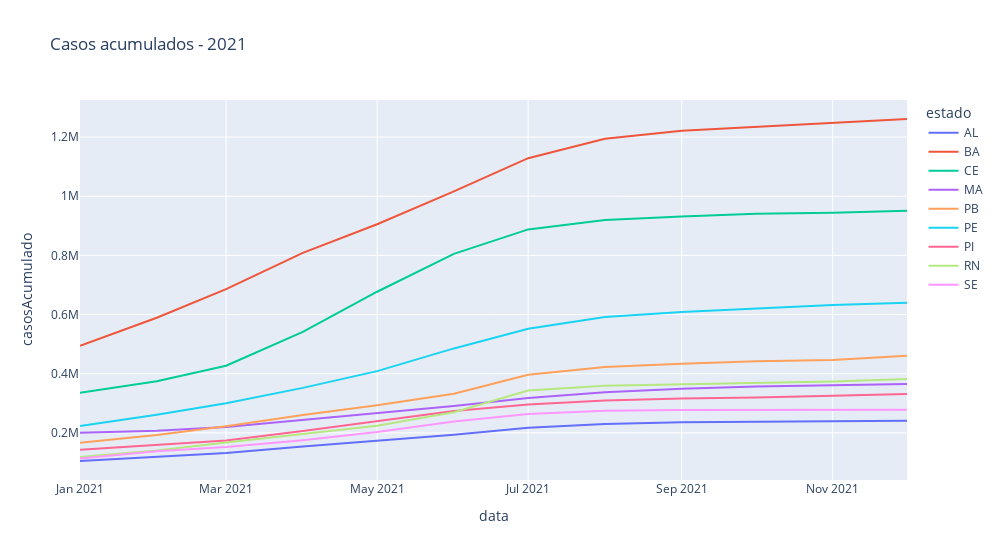

The notebook cell saved with this chart:
### Markdown cell above
#### Gráfico representando o número de casos acumulados no primeiro dia de cada mês do ano de 2021, de acordo com cada estado

### Code cell
grafico_casos_acumulados = xp.line(
    b2021_meses, 
    x='data', 
    y='casosAcumulado', 
    width=1000,
    color='estado',
    title='Casos acumulados - 2021')

grafico_casos_acumulados.show()

### Figure 1 — Plotly figure (JSON) as saved in the notebook; plotly's stock layout.template omitted (floating-point values rounded to 4 significant figures)
{"data": [{"hovertemplate": "estado=AL<br>data=%{x}<br>casosAcumulado=%{y}<extra></extra>", "legendgroup": "AL", "line": {"color": "#636efa", "dash": "solid"}, "marker": {"symbol": "circle"}, "mode": "lines", "name": "AL", "orientation": "v", "showlegend": true, "type": "scatter", "x": ["2021-01-01", "2021-02-01", "2021-03-01", "2021-04-01", "2021-05-01", "2021-06-01", "2021-07-01", "2021-08-01", "2021-09-01", "2021-10-01", "2021-11-01", "2021-12-01"], "xaxis": "x", "y": [105091, 118220, 132245, 154199, 174476, 193581, 217230, 230069, 235900, 238249, 240306, 241513], "yaxis": "y"}, {"hovertemplate": "estado=BA<br>data=%{x}<br>casosAcumulado=%{y}<extra></extra>", "legendgroup": "BA", "line": {"color": "#EF553B", "dash": "solid"}, "marker": {"symbol": "circle"}, "mode": "lines", "name": "BA", "orientation": "v", "showlegend": true, "type": "scatter", "x": ["2021-01-01", "2021-02-01", "2021-03-01", "2021-04-01", "2021-05-01", "2021-06-01", "2021-07-01", "2021-08-01", "2021-09-01", "2021-10-01", "2021-11-01", "2021-12-01"], "xaxis": "x", "y": [494684, 589234, 686057, 808461, 905113, 1016480, 1128432, 1194316, 1221597, 1234370, 1246439, 1260931], "yaxis": "y"}, {"hovertemplate": "estado=CE<br>data=%{x}<br>casosAcumulado=%{y}<extra></extra>", "legendgroup": "CE", "line": {"color": "#00cc96", "dash": "solid"}, "marker": {"symbol": "circle"}, "mode": "lines", "name": "CE", "orientation": "v", "showlegend": true, "type": "scatter", "x": ["2021-01-01", "2021-02-01", "2021-03-01", "2021-04-01", "2021-05-01", "2021-06-01", "2021-07-01", "2021-08-01", "2021-09-01", "2021-10-01", "2021-11-01", "2021-12-01"], "xaxis": "x", "y": [335992, 374856, 427148, 541227, 677152, 805134, 887774, 919462, 931803, 940756, 943675, 951141], "yaxis": "y"}, {"hovertemplate": "estado=MA<br>data=%{x}<br>casosAcumulado=%{y}<extra></extra>", "legendgroup": "MA", "line": {"color": "#ab63fa", "dash": "solid"}, "marker": {"symbol": "circle"}, "mode": "lines", "name": "MA", "orientation": "v", "showlegend": true, "type": "scatter", "x": ["2021-01-01", "2021-02-01", "2021-03-01", "2021-04-01", "2021-05-01", "2021-06-01", "2021-07-01", "2021-08-01", "2021-09-01", "2021-10-01", "2021-11-01", "2021-12-01"], "xaxis": "x", "y": [200959, 207649, 219632, 243720, 267548, 291373, 318394, 337153, 349537, 356562, 361099, 365338], "yaxis": "y"}, {"hovertemplate": "estado=PB<br>data=%{x}<br>casosAcumulado=%{y}<extra></extra>", "legendgroup": "PB", "line": {"color": "#FFA15A", "dash": "solid"}, "marker": {"symbol": "circle"}, "mode": "lines", "name": "PB", "orientation": "v", "showlegend": true, "type": "scatter", "x": ["2021-01-01", "2021-02-01", "2021-03-01", "2021-04-01", "2021-05-01", "2021-06-01", "2021-07-01", "2021-08-01", "2021-09-01", "2021-10-01", "2021-11-01", "2021-12-01"], "xaxis": "x", "y": [167062, 192598, 222259, 260484, 293717, 332716, 396904, 422543, 433729, 441837, 446066, 460909], "yaxis": "y"}, {"hovertemplate": "estado=PE<br>data=%{x}<br>casosAcumulado=%{y}<extra></extra>", "legendgroup": "PE", "line": {"color": "#19d3f3", "dash": "solid"}, "marker": {"symbol": "circle"}, "mode": "lines", "name": "PE", "orientation": "v", "showlegend": true, "type": "scatter", "x": ["2021-01-01", "2021-02-01", "2021-03-01", "2021-04-01", "2021-05-01", "2021-06-01", "2021-07-01", "2021-08-01", "2021-09-01", "2021-10-01", "2021-11-01", "2021-12-01"], "xaxis": "x", "y": [222993, 261745, 300104, 352218, 408763, 485594, 552289, 591428, 608586, 621192, 632011, 640158], "yaxis": "y"}, {"hovertemplate": "estado=PI<br>data=%{x}<br>casosAcumulado=%{y}<extra></extra>", "legendgroup": "PI", "line": {"color": "#FF6692", "dash": "solid"}, "marker": {"symbol": "circle"}, "mode": "lines", "name": "PI", "orientation": "v", "showlegend": true, "type": "scatter", "x": ["2021-01-01", "2021-02-01", "2021-03-01", "2021-04-01", "2021-05-01", "2021-06-01", "2021-07-01", "2021-08-01", "2021-09-01", "2021-10-01", "2021-11-01", "2021-12-01"], "xaxis": "x", "y": [143179, 159290, 174008, 206631, 240868, 273756, 296389, 309858, 316699, 319410, 325812, 331612], "yaxis": "y"}, {"hovertemplate": "estado=RN<br>data=%{x}<br>casosAcumulado=%{y}<extra></extra>", "legendgroup": "RN", "line": {"color": "#B6E880", "dash": "solid"}, "marker": {"symbol": "circle"}, "mode": "lines", "name": "RN", "orientation": "v", "showlegend": true, "type": "scatter", "x": ["2021-01-01", "2021-02-01", "2021-03-01", "2021-04-01", "2021-05-01", "2021-06-01", "2021-07-01", "2021-08-01", "2021-09-01", "2021-10-01", "2021-11-01", "2021-12-01"], "xaxis": "x", "y": [118353, 140704, 167429, 197076, 224245, 269685, 343352, 359776, 365177, 368716, 373693, 382003], "yaxis": "y"}, {"hovertemplate": "estado=SE<br>data=%{x}<br>casosAcumulado=%{y}<extra></extra>", "legendgroup": "SE", "line": {"color": "#FF97FF", "dash": "solid"}, "marker": {"symbol": "circle"}, "mode": "lines", "name": "SE", "orientation": "v", "showlegend": true, "type": "scatter", "x": ["2021-01-01", "2021-02-01", "2021-03-01", "2021-04-01", "2021-05-01", "2021-06-01", "2021-07-01", "2021-08-01", "2021-09-01", "2021-10-01", "2021-11-01", "2021-12-01"], "xaxis": "x", "y": [113544, 138187, 152003, 175582, 203036, 238276, 264213, 274595, 277470, 278134, 278504, 278266], "yaxis": "y"}], "layout": {"legend": {"title": {"text": "estado"}, "tracegroupgap": 0}, "title": {"text": "Casos acumulados - 2021"}, "width": 1000, "xaxis": {"anchor": "y", "domain": [0, 1], "title": {"text": "data"}}, "yaxis": {"anchor": "x", "domain": [0, 1], "title": {"text": "casosAcumulado"}}}}
